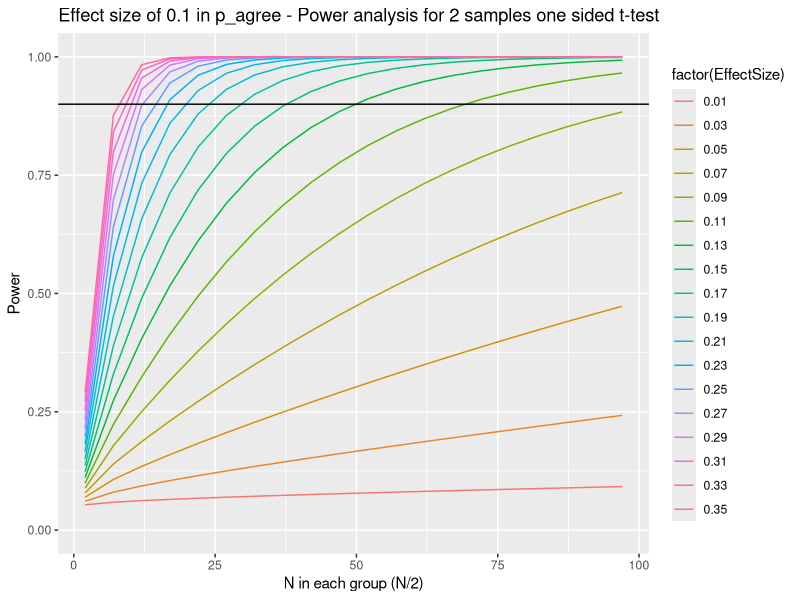
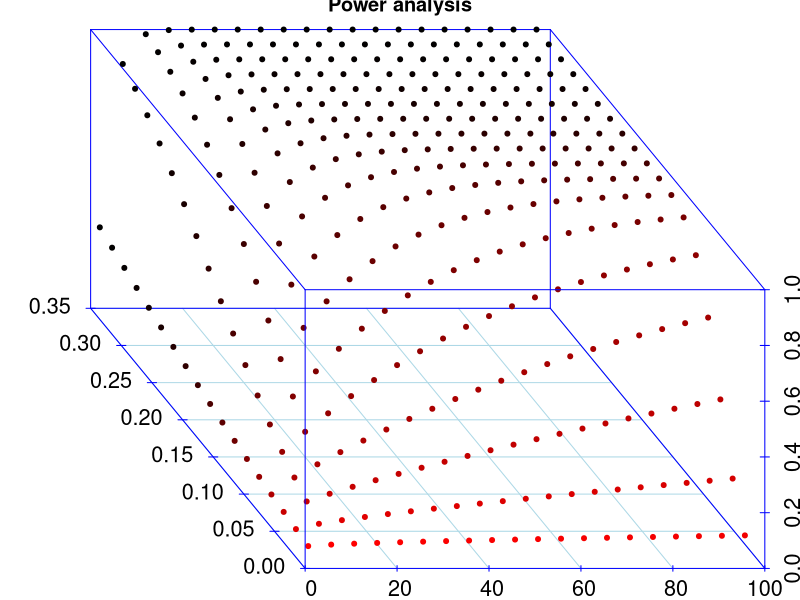

Recreate these plots in R, in order.
## ---- chunk 1
before_happiness = rnorm(40000,7,5)
after_happiness = before_happiness + rnorm(40000,0.5,1)
mean(after_happiness - before_happiness)

# What about 
after_happiness = before_happiness + rnorm(40000,0.5,35)
## ---- chunk 2
# Comonly used values in clinical trial design
qnorm(0.05)
pnorm(1.644854)
power = 0.9
false_positive_error_rate = 0.05
alpha = false_positive_error_rate

# Specific to the problem
effect_size = 0.1
standard_deviation = 0.22
variance = standard_deviation^2

mean = 0.64
estimated_n = 364
n = estimated_n

quantile = qnorm(0.05, mean, standard_deviation)-(effect_size/(standard_deviation/sqrt(n)))
estimated_power = 1 - pnorm(quantile, mean, standard_deviation)
print(paste0("Estimated power: ", estimated_power))

get_estimated_power = function (n, mean, standard_deviation, effect_size, alpha) {
  # quantile = qnorm(0.05)-(effect_size/(standard_deviation/sqrt(n)))
  # estimated_power = 1 - pnorm(quantile)
  power_test = power.t.test(n = n, delta = effect_size, sd = standard_deviation, sig.level = alpha,
             power = NULL,
             type = "two.sample",
             alternative = "one.sided")
  
  return(power_test$power)
}

n = seq(2,100,5) 
x = y = z = NULL
d = seq(0.01,0.35,0.02)
for (delta in d) {
  x = c(x,n)
  y = c(y, rep(delta, NROW(n)))
  z = c(z, sapply(n, get_estimated_power, mean, standard_deviation, delta, alpha))
} 

# sapply(n, get_estimated_power, mean, standard_deviation, effect_size, alpha)
library(scatterplot3d)
library(ggplot2)
library(data.table)

results = data.table(N=x,Power=z, EffectSize=y)
results[Power>0.9, list(Needs_Minimum_N_Subjects=min(N)), by="EffectSize"]

ggplot(data.frame(N=x,Power=z, EffectSize=y), aes(N,Power, color=factor(EffectSize), group=EffectSize)) + geom_line()  + geom_hline(yintercept = 0.9) + ggtitle("Effect size of 0.1 in p_agree - Power analysis for 2 samples one sided t-test") + ylim(c(0,1)) + xlab("N in each group (N/2)")


## ---- chunk 3
N = x
effect_size = y
Power = z
threshold = rep(0.9, NROW(Power)) 

s3d = scatterplot3d(N, effect_size, Power, highlight.3d = TRUE, angle = 120,
col.axis = "blue", col.grid = "lightblue", cex.axis = 1.3,
cex.lab = 1.1, main = "Power analysis", pch = 20, mar = c(0.5, 0.3, 0.4, 0.3)) 

# s3d$points3d(effect_size, N, threshold, color = "blue", type = "l", angle = 70)
